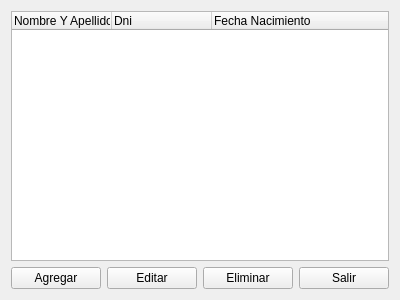
<?xml version="1.0" encoding="UTF-8"?>
<ui version="4.0">
 <class>MainWindow</class>
 <widget class="QMainWindow" name="MainWindow">
  <property name="geometry">
   <rect>
    <x>0</x>
    <y>0</y>
    <width>400</width>
    <height>300</height>
   </rect>
  </property>
  <property name="windowTitle">
   <string>MainWindow</string>
  </property>
  <widget class="QWidget" name="centralWidget">
   <layout class="QGridLayout" name="gridLayout">
    <item row="1" column="3">
     <widget class="QPushButton" name="pushButton_Salir">
      <property name="text">
       <string>Salir</string>
      </property>
     </widget>
    </item>
    <item row="1" column="0">
     <widget class="QPushButton" name="pushButton_Agregar">
      <property name="text">
       <string>Agregar</string>
      </property>
     </widget>
    </item>
    <item row="1" column="2">
     <widget class="QPushButton" name="pushButton_Eliminar">
      <property name="text">
       <string>Eliminar</string>
      </property>
     </widget>
    </item>
    <item row="1" column="1">
     <widget class="QPushButton" name="pushButton_Editar">
      <property name="text">
       <string>Editar</string>
      </property>
     </widget>
    </item>
    <item row="0" column="0" colspan="4">
     <widget class="QTreeWidget" name="treeWidget">
      <column>
       <property name="text">
        <string>Nombre Y Apellido</string>
       </property>
      </column>
      <column>
       <property name="text">
        <string>Dni</string>
       </property>
      </column>
      <column>
       <property name="text">
        <string>Fecha Nacimiento</string>
       </property>
      </column>
     </widget>
    </item>
   </layout>
  </widget>
 </widget>
 <layoutdefault spacing="6" margin="11"/>
 <resources/>
 <connections/>
</ui>
